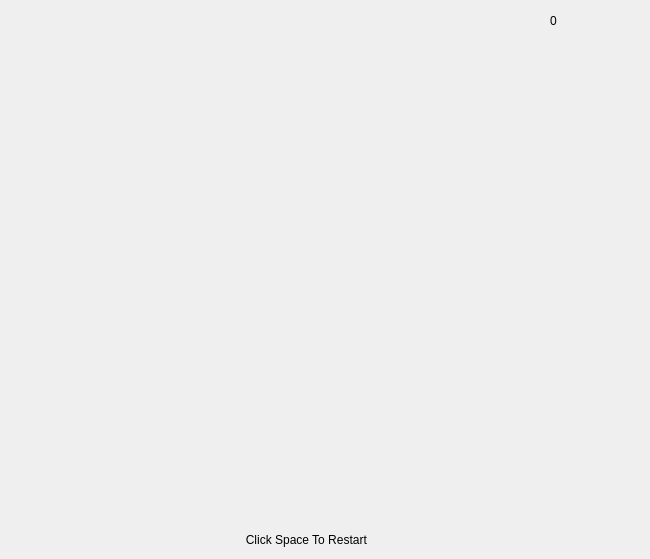
    <widget class="QWidget" name="page">
     <widget class="QLabel" name="label2_21">
      <property name="geometry">
       <rect>
        <x>280</x>
        <y>320</y>
        <width>60</width>
        <height>60</height>
       </rect>
      </property>
      <property name="text">
       <string/>
      </property>
      <property name="pixmap">
       <pixmap resource="resource.qrc">:/images/wall.png</pixmap>
      </property>
      <property name="scaledContents">
       <bool>true</bool>
      </property>
     </widget>
     <widget class="QLabel" name="label2_2">
      <property name="geometry">
       <rect>
        <x>100</x>
        <y>20</y>
        <width>60</width>
        <height>60</height>
       </rect>
      </property>
      <property name="text">
       <string/>
      </property>
      <property name="pixmap">
       <pixmap resource="resource.qrc">:/images/wall.png</pixmap>
      </property>
      <property name="scaledContents">
       <bool>true</bool>
      </property>
     </widget>
     <widget class="QLabel" name="label2_13">
      <property name="geometry">
       <rect>
        <x>40</x>
        <y>200</y>
        <width>60</width>
        <height>60</height>
       </rect>
      </property>
      <property name="text">
       <string/>
      </property>
      <property name="pixmap">
       <pixmap resource="resource.qrc">:/images/wall.png</pixmap>
      </property>
      <property name="scaledContents">
       <bool>true</bool>
      </property>
     </widget>
     <widget class="QLabel" name="label2_29">
      <property name="geometry">
       <rect>
        <x>40</x>
        <y>20</y>
        <width>60</width>
        <height>60</height>
       </rect>
      </property>
      <property name="text">
       <string/>
      </property>
      <property name="pixmap">
       <pixmap resource="resource.qrc">:/images/wall.png</pixmap>
      </property>
      <property name="scaledContents">
       <bool>true</bool>
      </property>
     </widget>
     <widget class="QLabel" name="label2_20">
      <property name="geometry">
       <rect>
        <x>280</x>
        <y>260</y>
        <width>60</width>
        <height>60</height>
       </rect>
      </property>
      <property name="text">
       <string/>
      </property>
      <property name="pixmap">
       <pixmap resource="resource.qrc">:/images/wall.png</pixmap>
      </property>
      <property name="scaledContents">
       <bool>true</bool>
      </property>
     </widget>
     <widget class="QLabel" name="label2_12">
      <property name="geometry">
       <rect>
        <x>100</x>
        <y>200</y>
        <width>60</width>
        <height>60</height>
       </rect>
      </property>
      <property name="text">
       <string/>
      </property>
      <property name="pixmap">
       <pixmap resource="resource.qrc">:/images/wall.png</pixmap>
      </property>
      <property name="scaledContents">
       <bool>true</bool>
      </property>
     </widget>
     <widget class="QLabel" name="label2_3">
      <property name="geometry">
       <rect>
        <x>160</x>
        <y>20</y>
        <width>60</width>
        <height>60</height>
       </rect>
      </property>
      <property name="text">
       <string/>
      </property>
      <property name="pixmap">
       <pixmap resource="resource.qrc">:/images/wall.png</pixmap>
      </property>
      <property name="scaledContents">
       <bool>true</bool>
      </property>
     </widget>
     <widget class="QLabel" name="label2_16">
      <property name="geometry">
       <rect>
        <x>40</x>
        <y>440</y>
        <width>60</width>
        <height>60</height>
       </rect>
      </property>
      <property name="text">
       <string/>
      </property>
      <property name="pixmap">
       <pixmap resource="resource.qrc">:/images/wall.png</pixmap>
      </property>
      <property name="scaledContents">
       <bool>true</bool>
      </property>
     </widget>
     <widget class="QLabel" name="label2_5">
      <property name="geometry">
       <rect>
        <x>280</x>
        <y>20</y>
        <width>60</width>
        <height>60</height>
       </rect>
      </property>
      <property name="text">
       <string/>
      </property>
      <property name="pixmap">
       <pixmap resource="resource.qrc">:/images/wall.png</pixmap>
      </property>
      <property name="scaledContents">
       <bool>true</bool>
      </property>
     </widget>
     <widget class="QLabel" name="label3_1">
      <property name="geometry">
       <rect>
        <x>340</x>
        <y>260</y>
        <width>60</width>
        <height>60</height>
       </rect>
      </property>
      <property name="text">
       <string/>
      </property>
      <property name="pixmap">
       <pixmap resource="resource.qrc">:/images/box.png</pixmap>
      </property>
      <property name="scaledContents">
       <bool>true</bool>
      </property>
     </widget>
     <widget class="QLabel" name="label2_4">
      <property name="geometry">
       <rect>
        <x>220</x>
        <y>20</y>
        <width>60</width>
        <height>60</height>
       </rect>
      </property>
      <property name="text">
       <string/>
      </property>
      <property name="pixmap">
       <pixmap resource="resource.qrc">:/images/wall.png</pixmap>
      </property>
      <property name="scaledContents">
       <bool>true</bool>
      </property>
     </widget>
     <widget class="QLabel" name="label2_22">
      <property name="geometry">
       <rect>
        <x>40</x>
        <y>380</y>
        <width>60</width>
        <height>60</height>
       </rect>
      </property>
      <property name="text">
       <string/>
      </property>
      <property name="pixmap">
       <pixmap resource="resource.qrc">:/images/wall.png</pixmap>
      </property>
      <property name="scaledContents">
       <bool>true</bool>
      </property>
     </widget>
     <widget class="QLabel" name="label2_8">
      <property name="geometry">
       <rect>
        <x>460</x>
        <y>20</y>
        <width>60</width>
        <height>60</height>
       </rect>
      </property>
      <property name="text">
       <string/>
      </property>
      <property name="pixmap">
       <pixmap resource="resource.qrc">:/images/wall.png</pixmap>
      </property>
      <property name="scaledContents">
       <bool>true</bool>
      </property>
     </widget>
     <widget class="QLabel" name="label2_36">
      <property name="geometry">
       <rect>
        <x>400</x>
        <y>380</y>
        <width>60</width>
        <height>60</height>
       </rect>
      </property>
      <property name="text">
       <string/>
      </property>
      <property name="pixmap">
       <pixmap resource="resource.qrc">:/images/wall.png</pixmap>
      </property>
      <property name="scaledContents">
       <bool>true</bool>
      </property>
     </widget>
     <widget class="QLabel" name="label2_10">
      <property name="geometry">
       <rect>
        <x>460</x>
        <y>80</y>
        <width>60</width>
        <height>60</height>
       </rect>
      </property>
      <property name="text">
       <string/>
      </property>
      <property name="pixmap">
       <pixmap resource="resource.qrc">:/images/wall.png</pixmap>
      </property>
      <property name="scaledContents">
       <bool>true</bool>
      </property>
     </widget>
     <widget class="QLabel" name="label2_6">
      <property name="geometry">
       <rect>
        <x>40</x>
        <y>80</y>
        <width>60</width>
        <height>60</height>
       </rect>
      </property>
      <property name="text">
       <string/>
      </property>
      <property name="pixmap">
       <pixmap resource="resource.qrc">:/images/wall.png</pixmap>
      </property>
      <property name="scaledContents">
       <bool>true</bool>
      </property>
     </widget>
     <widget class="QLabel" name="label2_14">
      <property name="geometry">
       <rect>
        <x>40</x>
        <y>320</y>
        <width>60</width>
        <height>60</height>
       </rect>
      </property>
      <property name="text">
       <string/>
      </property>
      <property name="pixmap">
       <pixmap resource="resource.qrc">:/images/wall.png</pixmap>
      </property>
      <property name="scaledContents">
       <bool>true</bool>
      </property>
     </widget>
     <widget class="QLabel" name="label2_30">
      <property name="geometry">
       <rect>
        <x>400</x>
        <y>140</y>
        <width>60</width>
        <height>60</height>
       </rect>
      </property>
      <property name="text">
       <string/>
      </property>
      <property name="pixmap">
       <pixmap resource="resource.qrc">:/images/wall.png</pixmap>
      </property>
      <property name="scaledContents">
       <bool>true</bool>
      </property>
     </widget>
     <widget class="QLabel" name="label2_32">
      <property name="geometry">
       <rect>
        <x>520</x>
        <y>320</y>
        <width>60</width>
        <height>60</height>
       </rect>
      </property>
      <property name="text">
       <string/>
      </property>
      <property name="pixmap">
       <pixmap resource="resource.qrc">:/images/wall.png</pixmap>
      </property>
      <property name="scaledContents">
       <bool>true</bool>
      </property>
     </widget>
     <widget class="QLabel" name="label1">
      <property name="geometry">
       <rect>
        <x>160</x>
        <y>80</y>
        <width>60</width>
        <height>60</height>
       </rect>
      </property>
      <property name="text">
       <string/>
      </property>
      <property name="pixmap">
       <pixmap resource="resource.qrc">:/images/minecraft-creeper_orig.jpg</pixmap>
      </property>
      <property name="scaledContents">
       <bool>true</bool>
      </property>
      <property name="wordWrap">
       <bool>false</bool>
      </property>
     </widget>
     <widget class="QLabel" name="label2_18">
      <property name="geometry">
       <rect>
        <x>280</x>
        <y>380</y>
        <width>60</width>
        <height>60</height>
       </rect>
      </property>
      <property name="text">
       <string/>
      </property>
      <property name="pixmap">
       <pixmap resource="resource.qrc">:/images/wall.png</pixmap>
      </property>
      <property name="scaledContents">
       <bool>true</bool>
      </property>
     </widget>
     <widget class="QLabel" name="label2_11">
      <property name="geometry">
       <rect>
        <x>40</x>
        <y>140</y>
        <width>60</width>
        <height>60</height>
       </rect>
      </property>
      <property name="text">
       <string/>
      </property>
      <property name="pixmap">
       <pixmap resource="resource.qrc">:/images/wall.png</pixmap>
      </property>
      <property name="scaledContents">
       <bool>true</bool>
      </property>
     </widget>
     <widget class="QLabel" name="label2_25">
      <property name="geometry">
       <rect>
        <x>160</x>
        <y>440</y>
        <width>60</width>
        <height>60</height>
       </rect>
      </property>
      <property name="text">
       <string/>
      </property>
      <property name="pixmap">
       <pixmap resource="resource.qrc">:/images/wall.png</pixmap>
      </property>
      <property name="scaledContents">
       <bool>true</bool>
      </property>
     </widget>
     <widget class="QLabel" name="label2_9">
      <property name="geometry">
       <rect>
        <x>400</x>
        <y>20</y>
        <width>60</width>
        <height>60</height>
       </rect>
      </property>
      <property name="text">
       <string/>
      </property>
      <property name="pixmap">
       <pixmap resource="resource.qrc">:/images/wall.png</pixmap>
      </property>
      <property name="scaledContents">
       <bool>true</bool>
      </property>
     </widget>
     <widget class="QLabel" name="label2_24">
      <property name="geometry">
       <rect>
        <x>220</x>
        <y>440</y>
        <width>60</width>
        <height>60</height>
       </rect>
      </property>
      <property name="text">
       <string/>
      </property>
      <property name="pixmap">
       <pixmap resource="resource.qrc">:/images/wall.png</pixmap>
      </property>
      <property name="scaledContents">
       <bool>true</bool>
      </property>
     </widget>
     <widget class="QLabel" name="label3_2">
      <property name="geometry">
       <rect>
        <x>160</x>
        <y>320</y>
        <width>60</width>
        <height>60</height>
       </rect>
      </property>
      <property name="text">
       <string/>
      </property>
      <property name="pixmap">
       <pixmap resource="resource.qrc">:/images/box.png</pixmap>
      </property>
      <property name="scaledContents">
       <bool>true</bool>
      </property>
     </widget>
     <widget class="QLabel" name="label2_35">
      <property name="geometry">
       <rect>
        <x>460</x>
        <y>380</y>
        <width>60</width>
        <height>60</height>
       </rect>
      </property>
      <property name="text">
       <string/>
      </property>
      <property name="pixmap">
       <pixmap resource="resource.qrc">:/images/wall.png</pixmap>
      </property>
      <property name="scaledContents">
       <bool>true</bool>
      </property>
     </widget>
     <widget class="QLabel" name="label2_7">
      <property name="geometry">
       <rect>
        <x>340</x>
        <y>20</y>
        <width>60</width>
        <height>60</height>
       </rect>
      </property>
      <property name="text">
       <string/>
      </property>
      <property name="pixmap">
       <pixmap resource="resource.qrc">:/images/wall.png</pixmap>
      </property>
      <property name="scaledContents">
       <bool>true</bool>
      </property>
     </widget>
     <widget class="QLabel" name="label2_15">
      <property name="geometry">
       <rect>
        <x>40</x>
        <y>260</y>
        <width>60</width>
        <height>60</height>
       </rect>
      </property>
      <property name="text">
       <string/>
      </property>
      <property name="pixmap">
       <pixmap resource="resource.qrc">:/images/wall.png</pixmap>
      </property>
      <property name="scaledContents">
       <bool>true</bool>
      </property>
     </widget>
     <widget class="QLabel" name="label2_26">
      <property name="geometry">
       <rect>
        <x>400</x>
        <y>260</y>
        <width>60</width>
        <height>60</height>
       </rect>
      </property>
      <property name="text">
       <string/>
      </property>
      <property name="pixmap">
       <pixmap resource="resource.qrc">:/images/wall.png</pixmap>
      </property>
      <property name="scaledContents">
       <bool>true</bool>
      </property>
     </widget>
     <widget class="QLabel" name="label2_27">
      <property name="geometry">
       <rect>
        <x>340</x>
        <y>140</y>
        <width>60</width>
        <height>60</height>
       </rect>
      </property>
      <property name="text">
       <string/>
      </property>
      <property name="pixmap">
       <pixmap resource="resource.qrc">:/images/wall.png</pixmap>
      </property>
      <property name="scaledContents">
       <bool>true</bool>
      </property>
     </widget>
     <widget class="QLabel" name="label2_1">
      <property name="geometry">
       <rect>
        <x>160</x>
        <y>200</y>
        <width>60</width>
        <height>60</height>
       </rect>
      </property>
      <property name="text">
       <string/>
      </property>
      <property name="pixmap">
       <pixmap resource="resource.qrc">:/images/wall.png</pixmap>
      </property>
      <property name="scaledContents">
       <bool>true</bool>
      </property>
     </widget>
     <widget class="QLabel" name="label2_28">
      <property name="geometry">
       <rect>
        <x>520</x>
        <y>200</y>
        <width>60</width>
        <height>60</height>
       </rect>
      </property>
      <property name="text">
       <string/>
      </property>
      <property name="pixmap">
       <pixmap resource="resource.qrc">:/images/wall.png</pixmap>
      </property>
      <property name="scaledContents">
       <bool>true</bool>
      </property>
     </widget>
     <widget class="QLabel" name="label2_34">
      <property name="geometry">
       <rect>
        <x>340</x>
        <y>380</y>
        <width>60</width>
        <height>60</height>
       </rect>
      </property>
      <property name="text">
       <string/>
      </property>
      <property name="pixmap">
       <pixmap resource="resource.qrc">:/images/wall.png</pixmap>
      </property>
      <property name="scaledContents">
       <bool>true</bool>
      </property>
     </widget>
     <widget class="QLabel" name="label2_33">
      <property name="geometry">
       <rect>
        <x>520</x>
        <y>380</y>
        <width>60</width>
        <height>60</height>
       </rect>
      </property>
      <property name="text">
       <string/>
      </property>
      <property name="pixmap">
       <pixmap resource="resource.qrc">:/images/wall.png</pixmap>
      </property>
      <property name="scaledContents">
       <bool>true</bool>
      </property>
     </widget>
     <widget class="QLabel" name="label2_31">
      <property name="geometry">
       <rect>
        <x>520</x>
        <y>260</y>
        <width>60</width>
        <height>60</height>
       </rect>
      </property>
      <property name="text">
       <string/>
      </property>
      <property name="pixmap">
       <pixmap resource="resource.qrc">:/images/wall.png</pixmap>
      </property>
      <property name="scaledContents">
       <bool>true</bool>
      </property>
     </widget>
     <widget class="QLabel" name="label2_19">
      <property name="geometry">
       <rect>
        <x>460</x>
        <y>140</y>
        <width>60</width>
        <height>60</height>
       </rect>
      </property>
      <property name="text">
       <string/>
      </property>
      <property name="pixmap">
       <pixmap resource="resource.qrc">:/images/wall.png</pixmap>
      </property>
      <property name="scaledContents">
       <bool>true</bool>
      </property>
     </widget>
     <widget class="QLabel" name="label2_17">
      <property name="geometry">
       <rect>
        <x>280</x>
        <y>440</y>
        <width>60</width>
        <height>60</height>
       </rect>
      </property>
      <property name="text">
       <string/>
      </property>
      <property name="pixmap">
       <pixmap resource="resource.qrc">:/images/wall.png</pixmap>
      </property>
      <property name="scaledContents">
       <bool>true</bool>
      </property>
     </widget>
     <widget class="QLabel" name="label2_23">
      <property name="geometry">
       <rect>
        <x>100</x>
        <y>440</y>
        <width>60</width>
        <height>60</height>
       </rect>
      </property>
      <property name="text">
       <string/>
      </property>
      <property name="pixmap">
       <pixmap resource="resource.qrc">:/images/wall.png</pixmap>
      </property>
      <property name="scaledContents">
       <bool>true</bool>
      </property>
     </widget>
     <widget class="QLabel" name="label3_3">
      <property name="geometry">
       <rect>
        <x>220</x>
        <y>200</y>
        <width>60</width>
        <height>60</height>
       </rect>
      </property>
      <property name="text">
       <string/>
      </property>
      <property name="pixmap">
       <pixmap resource="resource.qrc">:/images/box.png</pixmap>
      </property>
      <property name="scaledContents">
       <bool>true</bool>
      </property>
     </widget>
     <widget class="QLabel" name="label2_75">
      <property name="geometry">
       <rect>
        <x>280</x>
        <y>80</y>
        <width>60</width>
        <height>60</height>
       </rect>
      </property>
      <property name="text">
       <string/>
      </property>
      <property name="pixmap">
       <pixmap resource="resource.qrc">:/target</pixmap>
      </property>
      <property name="scaledContents">
       <bool>true</bool>
      </property>
     </widget>
     <widget class="QLabel" name="label2_76">
      <property name="geometry">
       <rect>
        <x>400</x>
        <y>80</y>
        <width>60</width>
        <height>60</height>
       </rect>
      </property>
      <property name="text">
       <string/>
      </property>
      <property name="pixmap">
       <pixmap resource="resource.qrc">:/target</pixmap>
      </property>
      <property name="scaledContents">
       <bool>true</bool>
      </property>
     </widget>
     <widget class="QLabel" name="label2_77">
      <property name="geometry">
       <rect>
        <x>340</x>
        <y>80</y>
        <width>60</width>
        <height>60</height>
       </rect>
      </property>
      <property name="text">
       <string/>
      </property>
      <property name="pixmap">
       <pixmap resource="resource.qrc">:/target</pixmap>
      </property>
      <property name="scaledContents">
       <bool>true</bool>
      </property>
     </widget>
     <widget class="QLabel" name="label_3">
      <property name="geometry">
       <rect>
        <x>116</x>
        <y>530</y>
        <width>391</width>
        <height>20</height>
       </rect>
      </property>
      <property name="text">
       <string>                                       Click Space To Restart</string>
      </property>
      <property name="scaledContents">
       <bool>true</bool>
      </property>
     </widget>
     <widget class="QLabel" name="label_5">
      <property name="geometry">
       <rect>
        <x>550</x>
        <y>0</y>
        <width>91</width>
        <height>41</height>
       </rect>
      </property>
      <property name="text">
       <string>0</string>
      </property>
     </widget>
     <widget class="QLabel" name="label2_82">
      <property name="geometry">
       <rect>
        <x>100</x>
        <y>140</y>
        <width>60</width>
        <height>60</height>
       </rect>
      </property>
      <property name="text">
       <string/>
      </property>
      <property name="pixmap">
       <pixmap resource="resource.qrc">:/img/images/LLOYDblack-hole.jpg</pixmap>
      </property>
      <property name="scaledContents">
       <bool>true</bool>
      </property>
     </widget>
     <zorder>label2_82</zorder>
     <zorder>label2_76</zorder>
     <zorder>label2_77</zorder>
     <zorder>label2_75</zorder>
     <zorder>label2_21</zorder>
     <zorder>label2_2</zorder>
     <zorder>label2_13</zorder>
     <zorder>label2_29</zorder>
     <zorder>label2_20</zorder>
     <zorder>label2_12</zorder>
     <zorder>label2_3</zorder>
     <zorder>label2_16</zorder>
     <zorder>label2_5</zorder>
     <zorder>label3_1</zorder>
     <zorder>label2_4</zorder>
     <zorder>label2_22</zorder>
     <zorder>label2_8</zorder>
     <zorder>label2_36</zorder>
     <zorder>label2_10</zorder>
     <zorder>label2_6</zorder>
     <zorder>label2_14</zorder>
     <zorder>label2_30</zorder>
     <zorder>label2_32</zorder>
     <zorder>label1</zorder>
     <zorder>label2_18</zorder>
     <zorder>label2_11</zorder>
     <zorder>label2_25</zorder>
     <zorder>label2_9</zorder>
     <zorder>label2_24</zorder>
     <zorder>label3_2</zorder>
     <zorder>label2_35</zorder>
     <zorder>label2_7</zorder>
     <zorder>label2_15</zorder>
     <zorder>label2_26</zorder>
     <zorder>label2_27</zorder>
     <zorder>label2_1</zorder>
     <zorder>label2_28</zorder>
     <zorder>label2_34</zorder>
     <zorder>label2_33</zorder>
     <zorder>label2_31</zorder>
     <zorder>label2_19</zorder>
     <zorder>label2_17</zorder>
     <zorder>label2_23</zorder>
     <zorder>label3_3</zorder>
     <zorder>label_3</zorder>
     <zorder>label_5</zorder>
    </widget>
